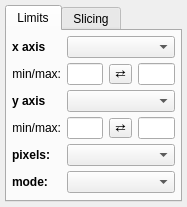
<?xml version="1.0" encoding="UTF-8"?>
<ui version="4.0">
 <class>Widget</class>
 <widget class="QWidget" name="Widget">
  <property name="geometry">
   <rect>
    <x>0</x>
    <y>0</y>
    <width>187</width>
    <height>198</height>
   </rect>
  </property>
  <property name="windowTitle">
   <string>2D Image</string>
  </property>
  <layout class="QGridLayout" name="gridLayout_5">
   <property name="verticalSpacing">
    <number>5</number>
   </property>
   <property name="margin">
    <number>5</number>
   </property>
   <item row="0" column="2">
    <widget class="QTabWidget" name="tabWidget">
     <property name="currentIndex">
      <number>0</number>
     </property>
     <widget class="QWidget" name="tab_2">
      <attribute name="title">
       <string>Limits</string>
      </attribute>
      <layout class="QGridLayout" name="gridLayout">
       <property name="verticalSpacing">
        <number>5</number>
       </property>
       <property name="margin">
        <number>5</number>
       </property>
       <item row="5" column="2" colspan="3">
        <widget class="QComboBox" name="combotext_color_mode"/>
       </item>
       <item row="1" column="3">
        <widget class="QToolButton" name="button_flip_x">
         <property name="styleSheet">
          <string notr="true">padding: 0px</string>
         </property>
         <property name="text">
          <string>⇄</string>
         </property>
        </widget>
       </item>
       <item row="1" column="4">
        <widget class="QLineEdit" name="valuetext_x_max"/>
       </item>
       <item row="0" column="1">
        <widget class="QLabel" name="x_lab">
         <property name="font">
          <font>
           <weight>75</weight>
           <bold>true</bold>
          </font>
         </property>
         <property name="text">
          <string>x axis</string>
         </property>
        </widget>
       </item>
       <item row="5" column="1">
        <widget class="QLabel" name="label_3">
         <property name="font">
          <font>
           <weight>75</weight>
           <bold>true</bold>
          </font>
         </property>
         <property name="text">
          <string>mode:</string>
         </property>
        </widget>
       </item>
       <item row="1" column="1">
        <widget class="QLabel" name="label_2">
         <property name="text">
          <string>min/max:</string>
         </property>
         <property name="alignment">
          <set>Qt::AlignRight|Qt::AlignTrailing|Qt::AlignVCenter</set>
         </property>
        </widget>
       </item>
       <item row="3" column="1">
        <widget class="QLabel" name="label_2">
         <property name="text">
          <string>min/max:</string>
         </property>
         <property name="alignment">
          <set>Qt::AlignRight|Qt::AlignTrailing|Qt::AlignVCenter</set>
         </property>
        </widget>
       </item>
       <item row="4" column="2" colspan="3">
        <widget class="QComboBox" name="combodata_aspect"/>
       </item>
       <item row="0" column="2" colspan="3">
        <widget class="QComboBox" name="combodata_x_att_world">
         <property name="sizeAdjustPolicy">
          <enum>QComboBox::AdjustToMinimumContentsLength</enum>
         </property>
        </widget>
       </item>
       <item row="2" column="2" colspan="3">
        <widget class="QComboBox" name="combodata_y_att_world">
         <property name="sizeAdjustPolicy">
          <enum>QComboBox::AdjustToMinimumContentsLength</enum>
         </property>
        </widget>
       </item>
       <item row="4" column="1">
        <widget class="QLabel" name="label">
         <property name="font">
          <font>
           <weight>75</weight>
           <bold>true</bold>
          </font>
         </property>
         <property name="text">
          <string>pixels:</string>
         </property>
        </widget>
       </item>
       <item row="3" column="4">
        <widget class="QLineEdit" name="valuetext_y_max"/>
       </item>
       <item row="3" column="2">
        <widget class="QLineEdit" name="valuetext_y_min"/>
       </item>
       <item row="1" column="2">
        <widget class="QLineEdit" name="valuetext_x_min"/>
       </item>
       <item row="3" column="3">
        <widget class="QToolButton" name="button_flip_y">
         <property name="styleSheet">
          <string notr="true">padding: 0px</string>
         </property>
         <property name="text">
          <string>⇄</string>
         </property>
        </widget>
       </item>
       <item row="2" column="1">
        <widget class="QLabel" name="x_lab">
         <property name="font">
          <font>
           <weight>75</weight>
           <bold>true</bold>
          </font>
         </property>
         <property name="text">
          <string>y axis</string>
         </property>
        </widget>
       </item>
       <item row="6" column="2">
        <spacer name="verticalSpacer">
         <property name="orientation">
          <enum>Qt::Vertical</enum>
         </property>
         <property name="sizeHint" stdset="0">
          <size>
           <width>20</width>
           <height>40</height>
          </size>
         </property>
        </spacer>
       </item>
      </layout>
     </widget>
     <widget class="QWidget" name="slice_tab">
      <attribute name="title">
       <string>Slicing</string>
      </attribute>
      <layout class="QVBoxLayout" name="verticalLayout"/>
     </widget>
    </widget>
   </item>
  </layout>
 </widget>
 <layoutdefault spacing="6" margin="11"/>
 <resources/>
 <connections/>
</ui>
